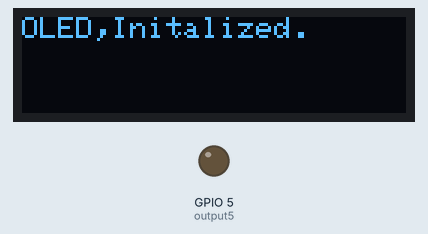
Bench run of a sketch on a simulated ESP8266 (NodeMCU). Shown: 128×32 one-colour display, output pins drawn as LEDs (lit = HIGH). WiFi joins after 1.5 s; servers stay silent unless stated; what the sketch prints to the serial monitor is not drawn.

Above: at 2.1 s.
At 4.1 s:
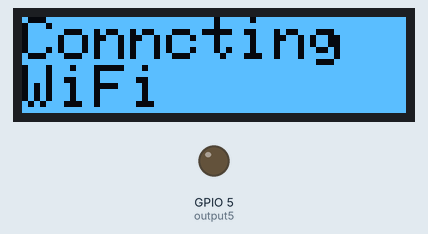
At 5.6 s:
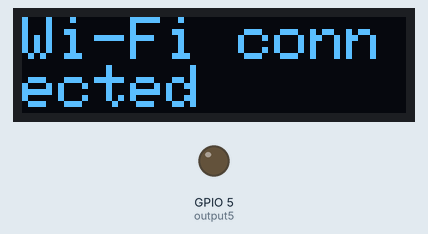
At 13.7 s:
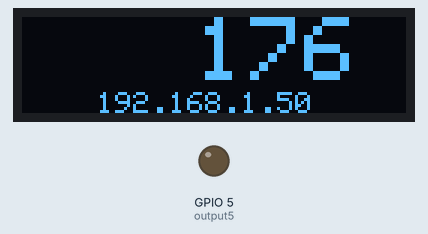
At 21.8 s:
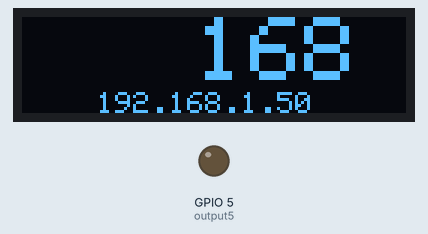
At 39.0 s:
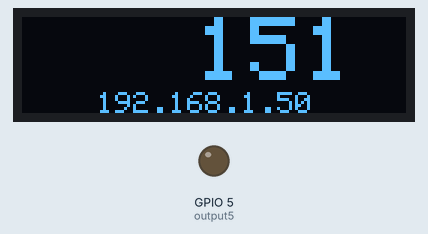

Measured:
- what the display in image 0 shows lasts 1.1 s, from 2.0 s to 3.1 s
- what the display in image 1 shows lasts 1.5 s, from 4.1 s to 5.6 s
- what the display in image 2 shows lasts 5.0 s, from 5.6 s to 10.6 s

The sketch:

OLed_OTA_CODE.ino
```cpp
#include <ESP8266WiFi.h>
#include <ESP8266mDNS.h>
#include <WiFiUdp.h>
#include <ArduinoOTA.h>
#include <Wire.h>
#include <OneWire.h>
#include <DallasTemperature.h>
#include <Adafruit_GFX.h>
#include <Adafruit_SSD1306.h>
#define ONE_WIRE_BUS 4
OneWire oneWire(ONE_WIRE_BUS);
DallasTemperature sensors(&oneWire);

bool inrange = false;

const char* ssid = "CMCC-201";
const char* password = "18639289390";


//const int output5 = 16;  //Comment for testing,
const int output5 = 5; //Un-comment this when rumming.

int TimeHaltLoopCount = 180;// in second, should be set to 180s.
int TimeOnLoopCount     = 0;
int TimeOnLoopCount_min = 0;
int TimeOnLoopCount_h   = 0;
int LoopCount = 0;
int Delaytime = 20;//milliseconds
const int RangeTop    = -15;
const int Rangebottom = -20;


WiFiServer wifiServer(8080);

// Current time
unsigned long currentTime = millis();
// Previous time
unsigned long previousTime = 0;
// Define timeout time in milliseconds (example: 2000ms = 2s)
const long timeoutTime = 2000;

WiFiServer server(80);


#define SCREEN_WIDTH 128 // OLED display width, in pixels
#define SCREEN_HEIGHT 32 // OLED display height, in pixels
Adafruit_SSD1306 display(SCREEN_WIDTH, SCREEN_HEIGHT, &Wire, -1);


void setup() {
  Serial.begin(115200);
  Serial.println("Booting");

  Wire.begin(0, 2);
  if (!display.begin(SSD1306_SWITCHCAPVCC, 0x3C)) { // Address 0x3D for 128x64
    Serial.println(F("SSD1306 allocation failed"));
    for (;;);
  }
  delay(2000);
  display.clearDisplay();
  display.setCursor(0, 0);
  display.setTextSize(1);
  display.setTextColor(WHITE);
  display.println("OLED,Initalized.");
  display.display();
  delay(1000);

  display.fillRect(0, 0, 128, 32, WHITE);
  display.display();
  delay(1000);
  display.display();
  display.setCursor(0, 0);
  display.setTextColor(BLACK);
  display.setTextSize(2);
  display.println("Conncting WiFi");
  display.display();

  WiFi.mode(WIFI_STA);
  WiFi.begin(ssid, password);
  while (WiFi.waitForConnectResult() != WL_CONNECTED) {
    Serial.println("No wifi~~~~");
    delay(5000);
    break;
  }

  // Port defaults to 8266
  // ArduinoOTA.setPort(8266);

  // Hostname defaults to esp8266-[ChipID]
  // ArduinoOTA.setHostname("myesp8266");

  // No authentication by default
  // ArduinoOTA.setPassword("admin");

  // Password can be set with it's md5 value as well
  // MD5(admin) = 21232f297a57a5a743894a0e4a801fc3
  // ArduinoOTA.setPasswordHash("21232f297a57a5a743894a0e4a801fc3");

  ArduinoOTA.onStart([]() {
    String type;
    if (ArduinoOTA.getCommand() == U_FLASH) {
      type = "sketch";
    } else { // U_SPIFFS
      type = "filesystem";
    }

    // NOTE: if updating SPIFFS this would be the place to unmount SPIFFS using SPIFFS.end()
    Serial.println("Start updating " + type);
  });
  ArduinoOTA.onEnd([]() {
    Serial.println("\nEnd");
  });
  ArduinoOTA.onProgress([](unsigned int progress, unsigned int total) {
    Serial.printf("Progress: %u%%\r", (progress / (total / 100)));
  });
  ArduinoOTA.onError([](ota_error_t error) {
    Serial.printf("Error[%u]: ", error);
    if (error == OTA_AUTH_ERROR) {
      Serial.println("Auth Failed");
    } else if (error == OTA_BEGIN_ERROR) {
      Serial.println("Begin Failed");
    } else if (error == OTA_CONNECT_ERROR) {
      Serial.println("Connect Failed");
    } else if (error == OTA_RECEIVE_ERROR) {
      Serial.println("Receive Failed");
    } else if (error == OTA_END_ERROR) {
      Serial.println("End Failed");
    }
  });
  ArduinoOTA.begin();
  Serial.println("Ready");
  Serial.print("IP address: ");
  Serial.println(WiFi.localIP());


  // Initialize the output variables as outputs
  //pinMode(output5, OUTPUT);
  //pinMode(output4, OUTPUT);
  // Set outputs to LOW
  // digitalWrite(output5, LOW);
  //digitalWrite(output4, LOW);

  //    Connect to Wi-Fi network with SSID and password


  display.clearDisplay();
  display.setTextColor(WHITE);
  display.setCursor(0, 0);
  display.println("Wi-Fi connected");
  display.println(WiFi.localIP());
  display.display();
  wifiServer.begin();
  delay(5000);

  OneWire oneWire(ONE_WIRE_BUS);
  DallasTemperature sensors(&oneWire);
  sensors.begin();

  pinMode(output5, OUTPUT);
  digitalWrite(output5, LOW);

  while (TimeHaltLoopCount > 0)
  {
    TimeHaltLoopCount = TimeHaltLoopCount - 1;
    ArduinoOTA.handle();
    display.clearDisplay();
    display.setCursor(58, 0);
    display.setTextSize(3);
    display.println(TimeHaltLoopCount);
    display.setTextSize(1);
    display.setCursor(25, 25);
    display.println(WiFi.localIP());
    display.display();
    Serial.println(TimeHaltLoopCount);
    delay(1000);
  }

}


void loop() {
  ArduinoOTA.handle();
  inrange = false;

  TimeOnLoopCount = TimeOnLoopCount + 1;
  sensors.requestTemperatures(); // Send the command to get temperature readings
  oldedisplay(inrange);

  if (sensors.getTempCByIndex(0) > RangeTop) {
    digitalWrite(output5, HIGH);
    inrange = true;
    delay(Delaytime);
    TimeOnLoopCount = 0;//Reset TimeOnLoopCount
    LoopCount = LoopCount + 1;//loopCount + 1, This is the window to count the loop
    while (sensors.getTempCByIndex(0) > Rangebottom)
    {
      TimeOnLoopCount = TimeOnLoopCount + 1;
      ArduinoOTA.handle();
      digitalWrite(output5, HIGH);
      sensors.requestTemperatures();
      oldedisplay(inrange);
      delay(1000);
    }
    TimeOnLoopCount = 0;
  }
  delay(1000);
  digitalWrite(output5, LOW);
}

int oldedisplay(bool i) {
  display.clearDisplay();
  display.setCursor(0, 5);
  display.setTextSize(3);
  display.println(sensors.getTempCByIndex(0));
  display.setTextSize(3);
  display.drawCircle(128 - 16, 16, 10, WHITE);

  Serial.print("Temp: ");
  Serial.print(sensors.getTempCByIndex(0));
  Serial.print(" C     LocalIP: ");
  Serial.print(WiFi.localIP());

  if (i == true) {
    display.fillCircle(128 - 16, 16, 10, WHITE);
    Serial.println("    Status: ON ");
  }
  else
  {
    Serial.println("    Status: Off");
  }
  display.display();
}
```
